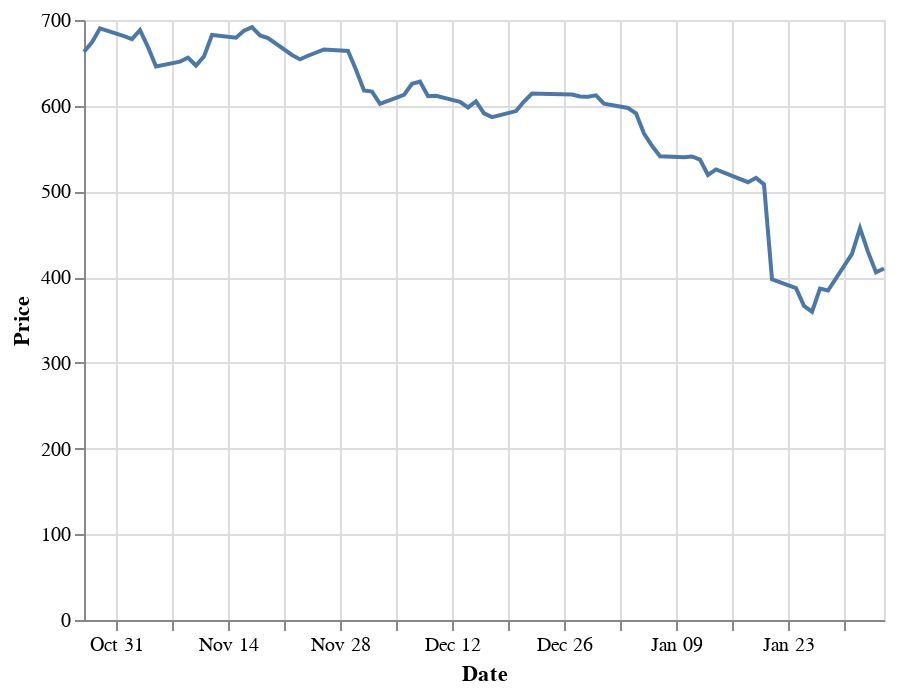

The cell this chart's notebook holds for it:
### Markdown cell above
Looking at the graph, we see that overall the price of stock went on an upwards overall trend until around the end of 2021, beginning of 2022. Seeing this, lets look into this specific price drop.

### Code cell
end_dates = df.tail(70)
end = alt.Chart(end_dates).mark_line().encode(
    x =alt.X("Date:T", title="Date"),
    y =alt.Y("Close:Q", title = "Price"),
    tooltip=["Date","Close"]
)
end

### Figure 1 — Vega-Lite specification as saved in the notebook (floating-point values rounded to 4 significant figures)
{"config": {"view": {"continuousWidth": 400, "continuousHeight": 300}}, "data": {"name": "data-7e31171d75d33aa257644df2bce5d9a6"}, "mark": "line", "encoding": {"tooltip": [{"field": "Date", "type": "temporal"}, {"field": "Close", "type": "quantitative"}], "x": {"field": "Date", "title": "Date", "type": "temporal"}, "y": {"field": "Close", "title": "Price", "type": "quantitative"}}, "$schema": "https://vega.github.io/schema/vega-lite/v4.17.0.json", "datasets": {"data-7e31171d75d33aa257644df2bce5d9a6": [{"Date": "2021-10-27T00:00:00", "Open": 669.0, "High": 671.4, "Low": 661.8, "Close": 662.9, "Adj Close": 662.9, "Volume": 2276900, "Year": 2021, "Dif_L": 7.15, "Dif_h": 2.41, "Value": -6.08, "Worth": 0}, {"Date": "2021-10-28T00:00:00", "Open": 671.0, "High": 676.8, "Low": 668.0, "Close": 674.0, "Adj Close": 674.0, "Volume": 2859400, "Year": 2021, "Dif_L": 2.92, "Dif_h": 5.85, "Value": 3.1, "Worth": 1}, {"Date": "2021-10-29T00:00:00", "Open": 673.1, "High": 691.0, "Low": 671.2, "Close": 690.3, "Adj Close": 690.3, "Volume": 3817500, "Year": 2021, "Dif_L": 1.82, "Dif_h": 17.91, "Value": 17.25, "Worth": 1}, {"Date": "2021-11-01T00:00:00", "Open": 689.1, "High": 690.0, "Low": 676.5, "Close": 681.2, "Adj Close": 681.2, "Volume": 3110900, "Year": 2021, "Dif_L": 12.52, "Dif_h": 0.91, "Value": -7.89, "Worth": 0}, {"Date": "2021-11-02T00:00:00", "Open": 683.1, "High": 687.7, "Low": 673.8, "Close": 677.7, "Adj Close": 677.7, "Volume": 3888600, "Year": 2021, "Dif_L": 9.29, "Dif_h": 4.57, "Value": -5.39, "Worth": 0}, {"Date": "2021-11-03T00:00:00", "Open": 677.3, "High": 689.4, "Low": 677.3, "Close": 688.3, "Adj Close": 688.3, "Volume": 2334900, "Year": 2021, "Dif_L": 0.0, "Dif_h": 12.12, "Value": 11.02, "Worth": 1}, {"Date": "2021-11-04T00:00:00", "Open": 685.9, "High": 685.9, "Low": 665.5, "Close": 668.4, "Adj Close": 668.4, "Volume": 4865000, "Year": 2021, "Dif_L": 20.39, "Dif_h": 0.04999, "Value": -17.49, "Worth": 0}, {"Date": "2021-11-05T00:00:00", "Open": 664.0, "High": 665.6, "Low": 645.0, "Close": 645.7, "Adj Close": 645.7, "Volume": 5277400, "Year": 2021, "Dif_L": 18.96, "Dif_h": 1.67, "Value": -18.25, "Worth": 0}, {"Date": "2021-11-08T00:00:00", "Open": 650.3, "High": 656.0, "Low": 643.8, "Close": 651.5, "Adj Close": 651.5, "Volume": 2887500, "Year": 2021, "Dif_L": 6.5, "Dif_h": 5.71, "Value": 1.16, "Worth": 1}, {"Date": "2021-11-09T00:00:00", "Open": 653.7, "High": 660.5, "Low": 650.5, "Close": 656.0, "Adj Close": 656.0, "Volume": 2415600, "Year": 2021, "Dif_L": 3.18, "Dif_h": 6.8, "Value": 2.29, "Worth": 1}, {"Date": "2021-11-10T00:00:00", "Open": 653.0, "High": 660.3, "Low": 642.1, "Close": 646.9, "Adj Close": 646.9, "Volume": 2405800, "Year": 2021, "Dif_L": 10.9, "Dif_h": 7.32, "Value": -6.1, "Worth": 0}, {"Date": "2021-11-11T00:00:00", "Open": 650.2, "High": 665.8, "Low": 649.7, "Close": 657.6, "Adj Close": 657.6, "Volume": 2868300, "Year": 2021, "Dif_L": 0.53, "Dif_h": 15.58, "Value": 7.34, "Worth": 1}, {"Date": "2021-11-12T00:00:00", "Open": 660.0, "High": 683.3, "Low": 653.8, "Close": 682.6, "Adj Close": 682.6, "Volume": 4192700, "Year": 2021, "Dif_L": 6.19, "Dif_h": 23.33, "Value": 22.6, "Worth": 1}, {"Date": "2021-11-15T00:00:00", "Open": 681.2, "High": 685.3, "Low": 671.5, "Close": 679.3, "Adj Close": 679.3, "Volume": 2872200, "Year": 2021, "Dif_L": 9.75, "Dif_h": 4.02, "Value": -1.91, "Worth": 0}, {"Date": "2021-11-16T00:00:00", "Open": 678.3, "High": 688.4, "Low": 676.9, "Close": 687.4, "Adj Close": 687.4, "Volume": 2077400, "Year": 2021, "Dif_L": 1.37, "Dif_h": 10.09, "Value": 9.13, "Worth": 1}, {"Date": "2021-11-17T00:00:00", "Open": 690.0, "High": 701.0, "Low": 686.1, "Close": 691.7, "Adj Close": 691.7, "Volume": 2732800, "Year": 2021, "Dif_L": 3.91, "Dif_h": 10.99, "Value": 1.69, "Worth": 1}, {"Date": "2021-11-18T00:00:00", "Open": 691.6, "High": 691.7, "Low": 679.7, "Close": 682.0, "Adj Close": 682.0, "Volume": 2012900, "Year": 2021, "Dif_L": 11.87, "Dif_h": 0.13, "Value": -9.59, "Worth": 0}, {"Date": "2021-11-19T00:00:00", "Open": 692.3, "High": 694.2, "Low": 675.0, "Close": 678.8, "Adj Close": 678.8, "Volume": 2613700, "Year": 2021, "Dif_L": 17.35, "Dif_h": 1.81, "Value": -13.55, "Worth": 0}, {"Date": "2021-11-22T00:00:00", "Open": 676.0, "High": 679.5, "Low": 656.5, "Close": 659.2, "Adj Close": 659.2, "Volume": 2764400, "Year": 2021, "Dif_L": 19.55, "Dif_h": 3.46, "Value": -16.82, "Worth": 0}, {"Date": "2021-11-23T00:00:00", "Open": 658.2, "High": 666.4, "Low": 646.0, "Close": 654.1, "Adj Close": 654.1, "Volume": 2320200, "Year": 2021, "Dif_L": 12.13, "Dif_h": 8.25, "Value": -4.12, "Worth": 0}, {"Date": "2021-11-24T00:00:00", "Open": 658.0, "High": 661.4, "Low": 651.1, "Close": 658.3, "Adj Close": 658.3, "Volume": 1867300, "Year": 2021, "Dif_L": 6.91, "Dif_h": 3.43, "Value": 0.28, "Worth": 1}, {"Date": "2021-11-26T00:00:00", "Open": 675.0, "High": 676.4, "Low": 660.7, "Close": 665.6, "Adj Close": 665.6, "Volume": 2872500, "Year": 2021, "Dif_L": 14.33, "Dif_h": 1.41, "Value": -9.36, "Worth": 0}, {"Date": "2021-11-29T00:00:00", "Open": 663.2, "High": 668.0, "Low": 658.3, "Close": 663.8, "Adj Close": 663.8, "Volume": 2529400, "Year": 2021, "Dif_L": 4.91, "Dif_h": 4.79, "Value": 0.64, "Worth": 1}, {"Date": "2021-11-30T00:00:00", "Open": 668.2, "High": 675.4, "Low": 640.0, "Close": 641.9, "Adj Close": 641.9, "Volume": 5608900, "Year": 2021, "Dif_L": 28.19, "Dif_h": 7.18, "Value": -26.3, "Worth": 0}, {"Date": "2021-12-01T00:00:00", "Open": 649.5, "High": 654.5, "Low": 617.1, "Close": 617.8, "Adj Close": 617.8, "Volume": 3882800, "Year": 2021, "Dif_L": 32.41, "Dif_h": 5.04, "Value": -31.71, "Worth": 0}, {"Date": "2021-12-02T00:00:00", "Open": 617.1, "High": 625.4, "Low": 612.9, "Close": 616.5, "Adj Close": 616.5, "Volume": 3331100, "Year": 2021, "Dif_L": 4.22, "Dif_h": 8.26, "Value": -0.63, "Worth": 0}, {"Date": "2021-12-03T00:00:00", "Open": 622.8, "High": 625.5, "Low": 594.0, "Close": 602.1, "Adj Close": 602.1, "Volume": 4825200, "Year": 2021, "Dif_L": 28.75, "Dif_h": 2.75, "Value": -20.62, "Worth": 0}, {"Date": "2021-12-06T00:00:00", "Open": 606.0, "High": 617.3, "Low": 601.0, "Close": 612.7, "Adj Close": 612.7, "Volume": 3075700, "Year": 2021, "Dif_L": 5.01, "Dif_h": 11.28, "Value": 6.68, "Worth": 1}, {"Date": "2021-12-07T00:00:00", "Open": 619.8, "High": 628.9, "Low": 611.4, "Close": 625.6, "Adj Close": 625.6, "Volume": 3125200, "Year": 2021, "Dif_L": 8.43, "Dif_h": 9.06, "Value": 5.75, "Worth": 1}, {"Date": "2021-12-08T00:00:00", "Open": 630.0, "High": 632.5, "Low": 623.2, "Close": 628.1, "Adj Close": 628.1, "Volume": 2220300, "Year": 2021, "Dif_L": 6.8, "Dif_h": 2.46, "Value": -1.92, "Worth": 0}, {"Date": "2021-12-09T00:00:00", "Open": 627.6, "High": 630.2, "Low": 610.4, "Close": 611.0, "Adj Close": 611.0, "Volume": 2376300, "Year": 2021, "Dif_L": 17.14, "Dif_h": 2.66, "Value": -16.58, "Worth": 0}, {"Date": "2021-12-10T00:00:00", "Open": 616.8, "High": 617.7, "Low": 605.9, "Close": 611.7, "Adj Close": 611.7, "Volume": 2747900, "Year": 2021, "Dif_L": 10.9, "Dif_h": 0.96, "Value": -5.12, "Worth": 0}, {"Date": "2021-12-13T00:00:00", "Open": 612.0, "High": 612.6, "Low": 599.5, "Close": 604.6, "Adj Close": 604.6, "Volume": 2517900, "Year": 2021, "Dif_L": 12.48, "Dif_h": 0.64, "Value": -7.44, "Worth": 0}, {"Date": "2021-12-14T00:00:00", "Open": 598.7, "High": 602.3, "Low": 588.1, "Close": 598.0, "Adj Close": 598.0, "Volume": 2984500, "Year": 2021, "Dif_L": 10.58, "Dif_h": 3.58, "Value": -0.72, "Worth": 0}, {"Date": "2021-12-15T00:00:00", "Open": 598.2, "High": 605.7, "Low": 584.5, "Close": 605.0, "Adj Close": 605.0, "Volume": 2866200, "Year": 2021, "Dif_L": 13.67, "Dif_h": 7.51, "Value": 6.86, "Worth": 1}, {"Date": "2021-12-16T00:00:00", "Open": 597.1, "High": 602.8, "Low": 588.0, "Close": 591.1, "Adj Close": 591.1, "Volume": 3143200, "Year": 2021, "Dif_L": 9.09, "Dif_h": 5.74, "Value": -6.03, "Worth": 0}, {"Date": "2021-12-17T00:00:00", "Open": 591.6, "High": 593.2, "Low": 581.7, "Close": 586.7, "Adj Close": 586.7, "Volume": 4386900, "Year": 2021, "Dif_L": 9.87, "Dif_h": 1.64, "Value": -4.88, "Worth": 0}, {"Date": "2021-12-20T00:00:00", "Open": 586.4, "High": 602.9, "Low": 584.3, "Close": 593.7, "Adj Close": 593.7, "Volume": 3358400, "Year": 2021, "Dif_L": 2.17, "Dif_h": 16.45, "Value": 7.31, "Worth": 1}, {"Date": "2021-12-21T00:00:00", "Open": 597.5, "High": 607.8, "Low": 593.9, "Close": 604.9, "Adj Close": 604.9, "Volume": 2319400, "Year": 2021, "Dif_L": 3.68, "Dif_h": 10.28, "Value": 7.38, "Worth": 1}, {"Date": "2021-12-22T00:00:00", "Open": 603.4, "High": 614.8, "Low": 602.6, "Close": 614.2, "Adj Close": 614.2, "Volume": 2335700, "Year": 2021, "Dif_L": 0.73, "Dif_h": 11.46, "Value": 10.88, "Worth": 1}, {"Date": "2021-12-23T00:00:00", "Open": 616.4, "High": 616.9, "Low": 607.6, "Close": 614.1, "Adj Close": 614.1, "Volume": 1621100, "Year": 2021, "Dif_L": 8.83, "Dif_h": 0.48, "Value": -2.31, "Worth": 0}, {"Date": "2021-12-27T00:00:00", "Open": 615.0, "High": 615.0, "Low": 609.2, "Close": 613.1, "Adj Close": 613.1, "Volume": 2061500, "Year": 2021, "Dif_L": 5.75, "Dif_h": 0.0, "Value": -1.88, "Worth": 0}, {"Date": "2021-12-28T00:00:00", "Open": 615.0, "High": 618.4, "Low": 609.7, "Close": 610.7, "Adj Close": 610.7, "Volume": 1882800, "Year": 2021, "Dif_L": 5.26, "Dif_h": 3.46, "Value": -4.24, "Worth": 0}, {"Date": "2021-12-29T00:00:00", "Open": 610.7, "High": 614.0, "Low": 604.7, "Close": 610.5, "Adj Close": 610.5, "Volume": 1287200, "Year": 2021, "Dif_L": 6.03, "Dif_h": 3.27, "Value": -0.17, "Worth": 0}, {"Date": "2021-12-30T00:00:00", "Open": 613.0, "High": 620.6, "Low": 611.2, "Close": 612.1, "Adj Close": 612.1, "Volume": 1625100, "Year": 2021, "Dif_L": 1.75, "Dif_h": 7.62, "Value": -0.9, "Worth": 0}, {"Date": "2021-12-31T00:00:00", "Open": 610.0, "High": 614.1, "Low": 602.0, "Close": 602.4, "Adj Close": 602.4, "Volume": 1995900, "Year": 2021, "Dif_L": 7.96, "Dif_h": 4.07, "Value": -7.57, "Worth": 0}, {"Date": "2022-01-03T00:00:00", "Open": 605.6, "High": 610.0, "Low": 590.6, "Close": 597.4, "Adj Close": 597.4, "Volume": 3067500, "Year": 2022, "Dif_L": 15.05, "Dif_h": 4.38, "Value": -8.24, "Worth": 0}, {"Date": "2022-01-04T00:00:00", "Open": 599.9, "High": 600.4, "Low": 581.6, "Close": 591.2, "Adj Close": 591.2, "Volume": 4393100, "Year": 2022, "Dif_L": 18.31, "Dif_h": 0.5, "Value": -8.76, "Worth": 0}, {"Date": "2022-01-05T00:00:00", "Open": 592.0, "High": 592.8, "Low": 566.9, "Close": 567.5, "Adj Close": 567.5, "Volume": 4148700, "Year": 2022, "Dif_L": 25.12, "Dif_h": 0.84, "Value": -24.48, "Worth": 0}, {"Date": "2022-01-06T00:00:00", "Open": 554.3, "High": 563.4, "Low": 542.0, "Close": 553.3, "Adj Close": 553.3, "Volume": 5711800, "Year": 2022, "Dif_L": 12.33, "Dif_h": 9.02, "Value": -1.05, "Worth": 0}, {"Date": "2022-01-07T00:00:00", "Open": 549.5, "High": 553.4, "Low": 538.2, "Close": 541.1, "Adj Close": 541.1, "Volume": 3381700, "Year": 2022, "Dif_L": 11.24, "Dif_h": 3.97, "Value": -8.4, "Worth": 0}, {"Date": "2022-01-10T00:00:00", "Open": 538.5, "High": 543.7, "Low": 526.3, "Close": 539.8, "Adj Close": 539.8, "Volume": 4486100, "Year": 2022, "Dif_L": 12.17, "Dif_h": 5.2, "Value": 1.36, "Worth": 1}, {"Date": "2022-01-11T00:00:00", "Open": 537.0, "High": 543.9, "Low": 530.1, "Close": 540.8, "Adj Close": 540.8, "Volume": 3077800, "Year": 2022, "Dif_L": 6.92, "Dif_h": 6.92, "Value": 3.85, "Worth": 1}, {"Date": "2022-01-12T00:00:00", "Open": 544.3, "High": 544.3, "Low": 532.0, "Close": 537.2, "Adj Close": 537.2, "Volume": 3787400, "Year": 2022, "Dif_L": 12.25, "Dif_h": 0.0, "Value": -7.05, "Worth": 0}, {"Date": "2022-01-13T00:00:00", "Open": 537.1, "High": 540.8, "Low": 518.3, "Close": 519.2, "Adj Close": 519.2, "Volume": 4475100, "Year": 2022, "Dif_L": 18.8, "Dif_h": 3.73, "Value": -17.86, "Worth": 0}, {"Date": "2022-01-14T00:00:00", "Open": 517.6, "High": 538.4, "Low": 511.9, "Close": 525.7, "Adj Close": 525.7, "Volume": 7849400, "Year": 2022, "Dif_L": 5.72, "Dif_h": 20.77, "Value": 8.09, "Worth": 1}, {"Date": "2022-01-18T00:00:00", "Open": 520.1, "High": 521.8, "Low": 508.7, "Close": 510.8, "Adj Close": 510.8, "Volume": 4839100, "Year": 2022, "Dif_L": 11.4, "Dif_h": 1.67, "Value": -9.28, "Worth": 0}, {"Date": "2022-01-19T00:00:00", "Open": 515.0, "High": 523.2, "Low": 510.5, "Close": 515.9, "Adj Close": 515.9, "Volume": 4353500, "Year": 2022, "Dif_L": 4.49, "Dif_h": 8.21, "Value": 0.86, "Worth": 1}, {"Date": "2022-01-20T00:00:00", "Open": 517.8, "High": 526.6, "Low": 506.9, "Close": 508.2, "Adj Close": 508.2, "Volume": 12659000, "Year": 2022, "Dif_L": 10.82, "Dif_h": 8.89, "Value": -9.5, "Worth": 0}, {"Date": "2022-01-21T00:00:00", "Open": 400.4, "High": 409.1, "Low": 380.0, "Close": 397.5, "Adj Close": 397.5, "Volume": 58904300, "Year": 2022, "Dif_L": 20.44, "Dif_h": 8.72, "Value": -2.93, "Worth": 0}, {"Date": "2022-01-24T00:00:00", "Open": 383.9, "High": 387.3, "Low": 351.5, "Close": 387.1, "Adj Close": 387.1, "Volume": 32346000, "Year": 2022, "Dif_L": 32.45, "Dif_h": 3.35, "Value": 3.24, "Worth": 1}, {"Date": "2022-01-25T00:00:00", "Open": 379.1, "High": 387.7, "Low": 365.1, "Close": 366.4, "Adj Close": 366.4, "Volume": 15145800, "Year": 2022, "Dif_L": 14.01, "Dif_h": 8.57, "Value": -12.72, "Worth": 0}, {"Date": "2022-01-26T00:00:00", "Open": 378.3, "High": 382.7, "Low": 356.6, "Close": 359.7, "Adj Close": 359.7, "Volume": 12684000, "Year": 2022, "Dif_L": 21.65, "Dif_h": 4.39, "Value": -18.57, "Worth": 0}, {"Date": "2022-01-27T00:00:00", "Open": 382.1, "High": 394.8, "Low": 378.1, "Close": 386.7, "Adj Close": 386.7, "Volume": 24324700, "Year": 2022, "Dif_L": 3.96, "Dif_h": 12.74, "Value": 4.64, "Worth": 1}, {"Date": "2022-01-28T00:00:00", "Open": 386.8, "High": 387.0, "Low": 372.1, "Close": 384.4, "Adj Close": 384.4, "Volume": 11966600, "Year": 2022, "Dif_L": 14.68, "Dif_h": 0.24, "Value": -2.4, "Worth": 0}, {"Date": "2022-01-31T00:00:00", "Open": 402.0, "High": 427.7, "Low": 398.2, "Close": 427.1, "Adj Close": 427.1, "Volume": 20047500, "Year": 2022, "Dif_L": 3.77, "Dif_h": 25.73, "Value": 25.17, "Worth": 1}, {"Date": "2022-02-01T00:00:00", "Open": 433.0, "High": 458.5, "Low": 425.5, "Close": 457.1, "Adj Close": 457.1, "Volume": 22542300, "Year": 2022, "Dif_L": 7.42, "Dif_h": 25.52, "Value": 24.17, "Worth": 1}, {"Date": "2022-02-02T00:00:00", "Open": 448.2, "High": 452.0, "Low": 426.5, "Close": 429.5, "Adj Close": 429.5, "Volume": 14346000, "Year": 2022, "Dif_L": 21.77, "Dif_h": 3.73, "Value": -18.77, "Worth": 0}, {"Date": "2022-02-03T00:00:00", "Open": 421.4, "High": 429.3, "Low": 404.3, "Close": 405.6, "Adj Close": 405.6, "Volume": 9905200, "Year": 2022, "Dif_L": 17.16, "Dif_h": 7.82, "Value": -15.84, "Worth": 0}, {"Date": "2022-02-04T00:00:00", "Open": 407.3, "High": 412.8, "Low": 396.6, "Close": 410.2, "Adj Close": 410.2, "Volume": 7782400, "Year": 2022, "Dif_L": 10.67, "Dif_h": 5.46, "Value": 2.86, "Worth": 1}]}}
